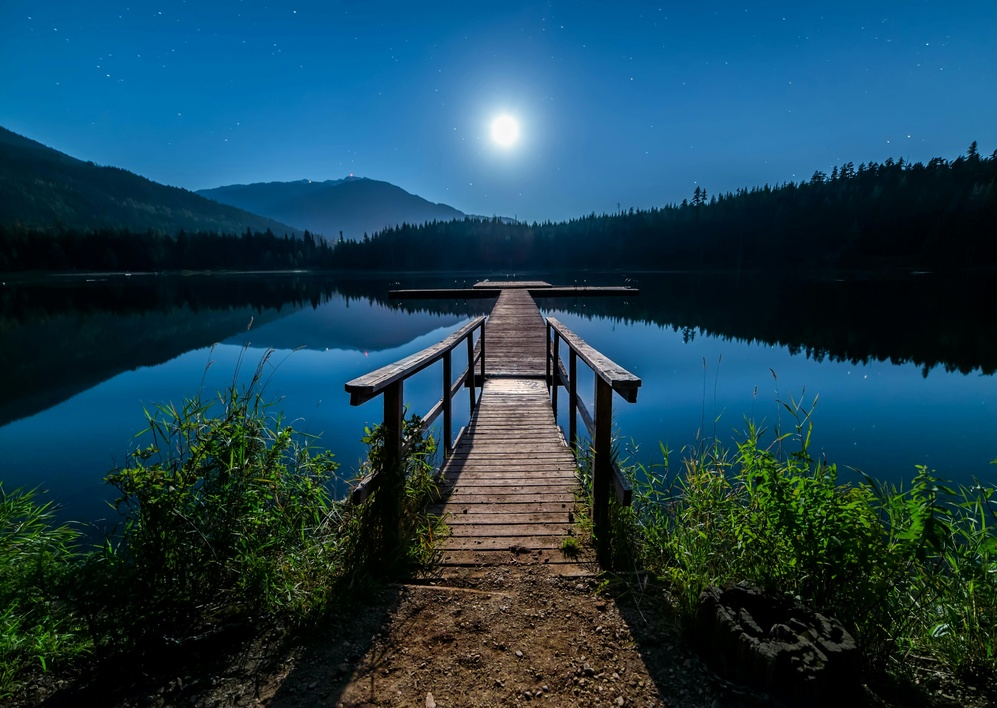
#> input picture img/img02.jpg, 997 x 708 px, shrunk from 5306 x 3770 before the run
$ jupyter execute --allow-errors lu_image_compression.ipynb
#> lines starting #> are read from the running program, lines starting #| are printed output that depends on the picture
[cell 1]
#%pip install opencv-python

[cell 2]
import pandas as pd

[cell 3]
import cv2 as cv
import numpy as np
import matplotlib.pyplot as plt

img = cv.imread("../img/img02.jpg")
#> img is the input picture: shape (708, 997, 3); mean B, G, R 81.9, 64.9, 26.7

print(f"shape of the image: {img.shape}")
#| shape of the image: (708, 997, 3)
plt.axis("off")
plt.imshow(img)
plt.show()

[cell 4]
import os

# size of the current image: (in Byte/10^6 = MB )
#> (the rest of this cell did not finish here and is left out)

[cell 5]
print(f"dtype of each image value: {img[0][0][0].dtype}")
#| dtype of each image value: uint8

[cell 6]

# image size In Memory: RGB
# opencv read function: uncompressed the size of image
size_of_each_item = img.dtype.itemsize
#> size_of_each_item = 1
size = img.shape[0] * img.shape[1] * img.shape[2] * size_of_each_item / 1000000
#> size = 2.12
print(f"Image size in memory RGB: {size:.2f} MB")
#| Image size in memory RGB: 2.12 MB

[cell 7]
# covert the image into gray or black and white image:
gray_image  = cv.cvtColor(src=img,code=cv.COLOR_BGR2GRAY)
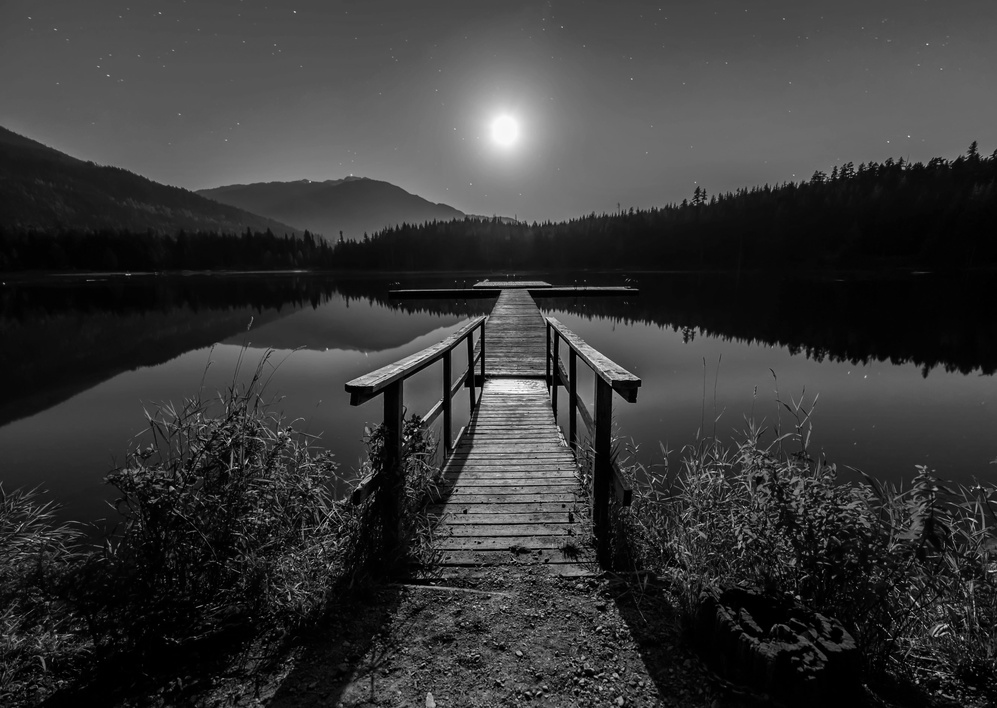
#> gray_image: shape (708, 997); min 0, max 254, mean 55.4
print("Gray Scale image Shape: {gray_image.shape}")
plt.imshow(gray_image)

[cell 8]
# size of gray_scale image in Memory:
gray_scale_img = gray_image.shape[0] * gray_image.shape[1] * gray_image.dtype.itemsize
#> gray_scale_img = 705876
print(f"In Memory gray scale image size: {gray_scale_img/1000000:.2f} MB")
#| In Memory gray scale image size: 0.71 MB

[cell 9]
# save the gray scale image in our disk:
cv.imwrite(filename="../img/gray_image.jpg",img=gray_image)
#> Out = True

[cell 10]
# save the orginal image in our disK:
cv.imwrite(filename="../img/img2_opencv_write.jpg",img=img)
#> Out = True

#> (a cell that did not finish here is left out)

<br>
<br>

# `#Gray scale compression with LU decomposition:`

<br>
<br>

[cell 12]
# P -> Permutation metrix
# P is used reconstruct the metrix
# A = P @ L @ U
from scipy.linalg import lu
P,L,U = lu(gray_image)
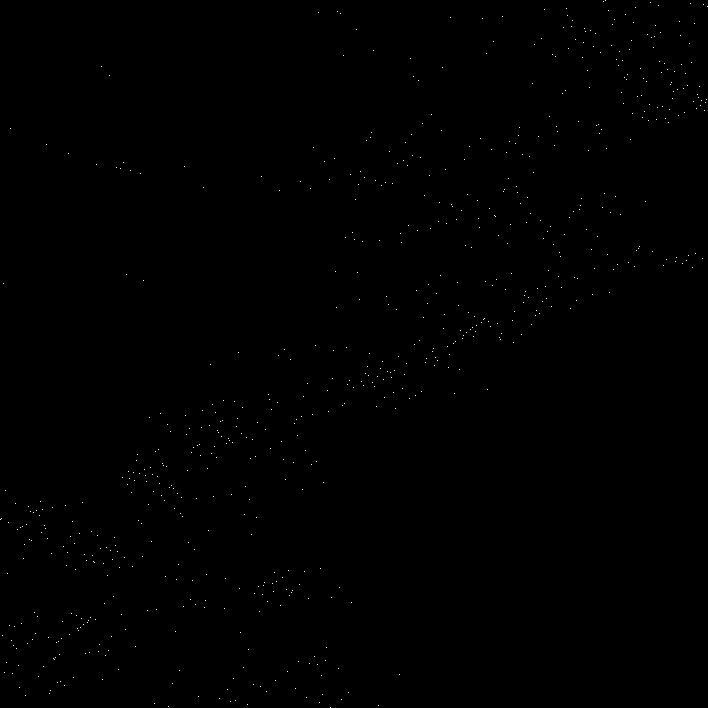
#> P: shape (708, 708) float32; values 0 (black) and 1 (white), 0.14% white in thin lines or dots
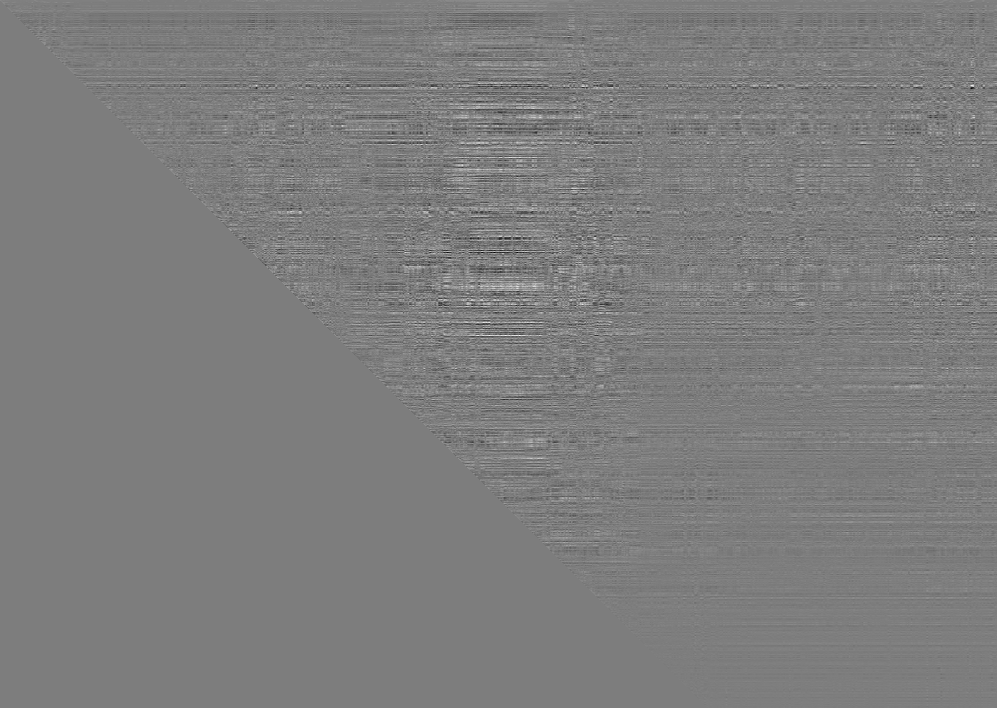
#> U: shape (708, 997) float32; min -1255.2, max 1289, mean 0.4; drawn with min black and max white

[cell 13]
# check the datatype:
gray_image[0][0].dtype

[cell 14]
P.dtype

[cell 15]
# show the compressed image:
fig,ax = plt.subplots(nrows=3,ncols=2,figsize=(10,4))


ax[0][0].imshow(U)
ax[0][0].axis("off")
ax[0][1].imshow(gray_image)
ax[0][1].axis("off")

ax[1][0].imshow(L)
ax[1][0].axis("off")
ax[1][1].imshow(gray_image)
ax[1][1].axis("off")

ax[2][0].imshow(P)
ax[2][0].axis("off")
ax[2][1].imshow(gray_image)
ax[2][1].axis("off")

[cell 16]
P.shape
#> Out = (708, 708)

[cell 17]
# select top: m value from permution metrix:
m = 1000

P_m = P[:,:m]
L_m = L[:m,:m]
U_m = U[:m,:]

[cell 18]
# image reconstruction:
img_recons = P_m @ L_m @ U_m
print(img_recons)
#> (printed output is left out)
"""
We perform: LU decompotion,
to show the image with openCV we need to denormalize the image.
"""
img_uint8 = np.clip(img_recons, 0, 255).astype(np.uint8)
print(img_uint8)
#> (printed output is left out)

[cell 19]
fig,(ax1,ax2) = plt.subplots(nrows=1,ncols=2,figsize=(10,4))

ax1.axis("off")
ax1.set_title("Image uint")
ax1.imshow(img_uint8)

ax2.set_title("Image recons float")
ax2.axis("off")
ax2.imshow(img_recons)

[cell 20]
cv.imwrite(filename="../img/lu_decom.jpg",img=img_uint8)
os.path.getsize("../img/lu_decom.jpg")/1000000

<br>
<br>

# `# Image compression using  Single Value Decomosition(SVD):`

<br>
<br>

[cell 21]
# rank of our gray_scale image matrix:
np.linalg.matrix_rank(gray_image)
#> Out = 708

[cell 22]
# perform single value decomposition:
U,S,V = np.linalg.svd(gray_image,full_matrices=False)
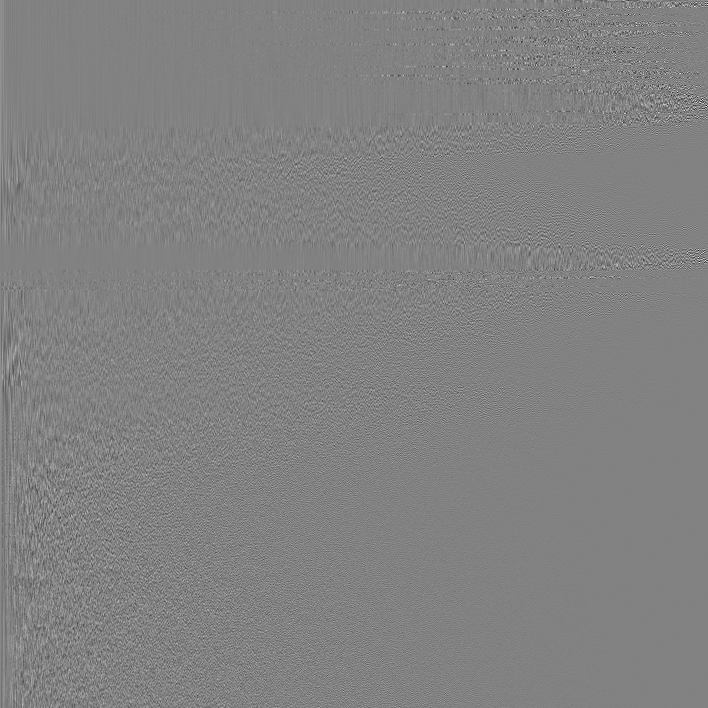
#> U: shape (708, 708) float64; min -0.457, max 0.44, mean 2.05e-05; drawn with min black and max white
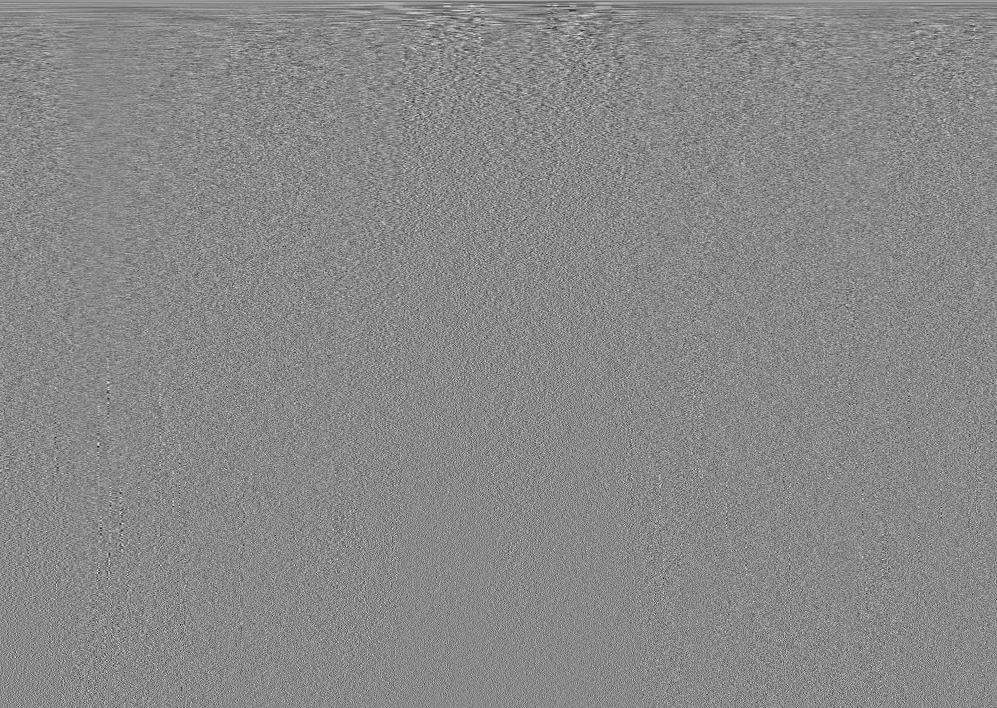
#> V: shape (708, 997) float64; min -0.237, max 0.203, mean 6.08e-05; drawn with min black and max white
#> S = 708 values, max 54368.5 at index 0, min 3.04 at index 707, mean 492.4
digonal_matrix = np.diag(S)

[cell 23]
# select the Top: K value:

k = 30

U_k = U[:, :k]
S_k = digonal_matrix[:k, :k]
V_k = V[:k, :]

[cell 24]
# reconstruct the image:
compressed_image = U_k @ S_k @ V_k
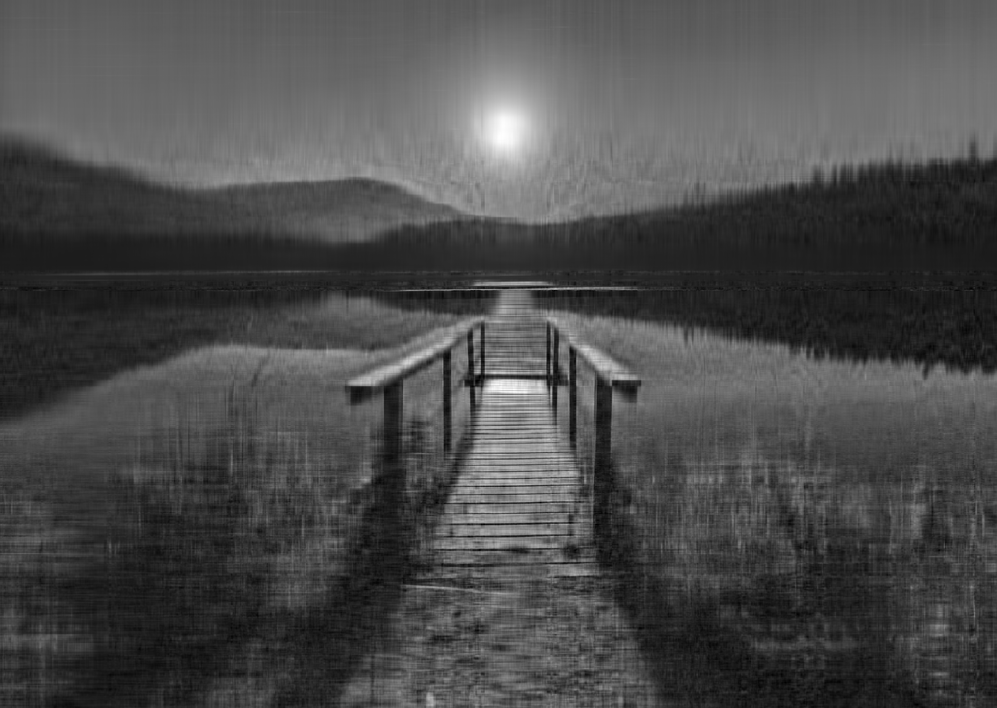
#> compressed_image: shape (708, 997) float64; min -28.85, max 255.2, mean 55.4; drawn with min black and max white

[cell 25]
print("compressed image shape: {}".format(compressed_image.shape))
#| compressed image shape: (708, 997)
print("compressed_image: {}".format(compressed_image))
#> (printed output is left out)

[cell 26]
svd_img_comp = np.clip(compressed_image,0,255).astype(np.uint8)
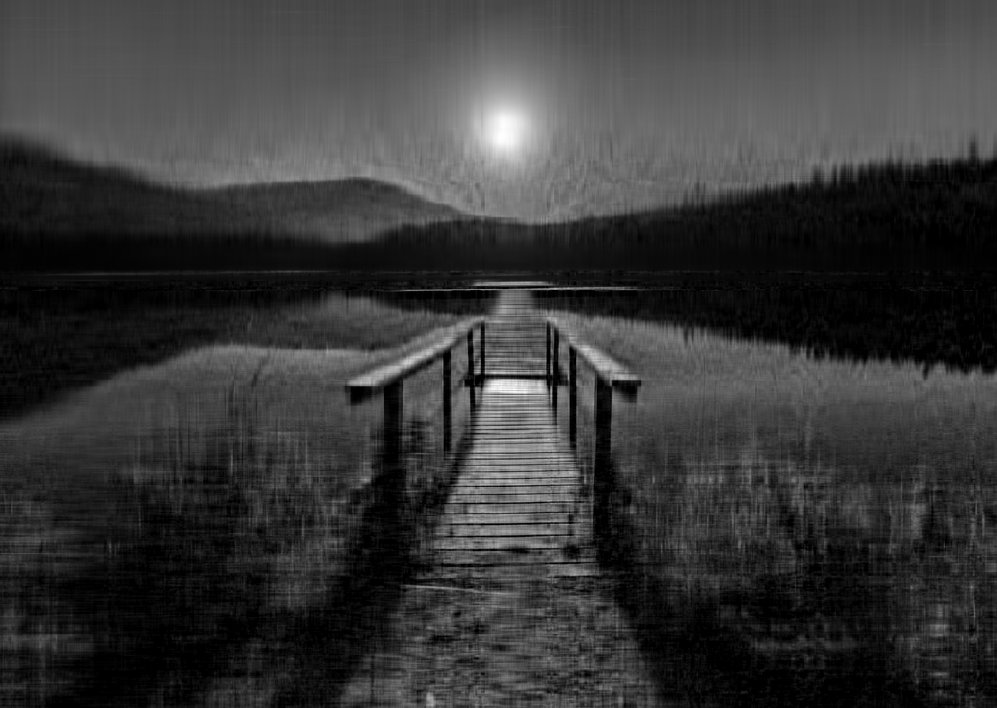
#> svd_img_comp: shape (708, 997); min 0, max 255, mean 55

[cell 27]
fg,(ax1,ax2) = plt.subplots(nrows=1,ncols=2,figsize=(10,4))

ax1.axis("off")
ax1.set_title("Original Gray Scale Image")
ax1.imshow(gray_image)


ax2.axis("off")
ax2.set_title("Compressed Image")
ax2.imshow(compressed_image)
plt.show()

$ run again, with img/lu_decom.jpg copied over img/img02.jpg
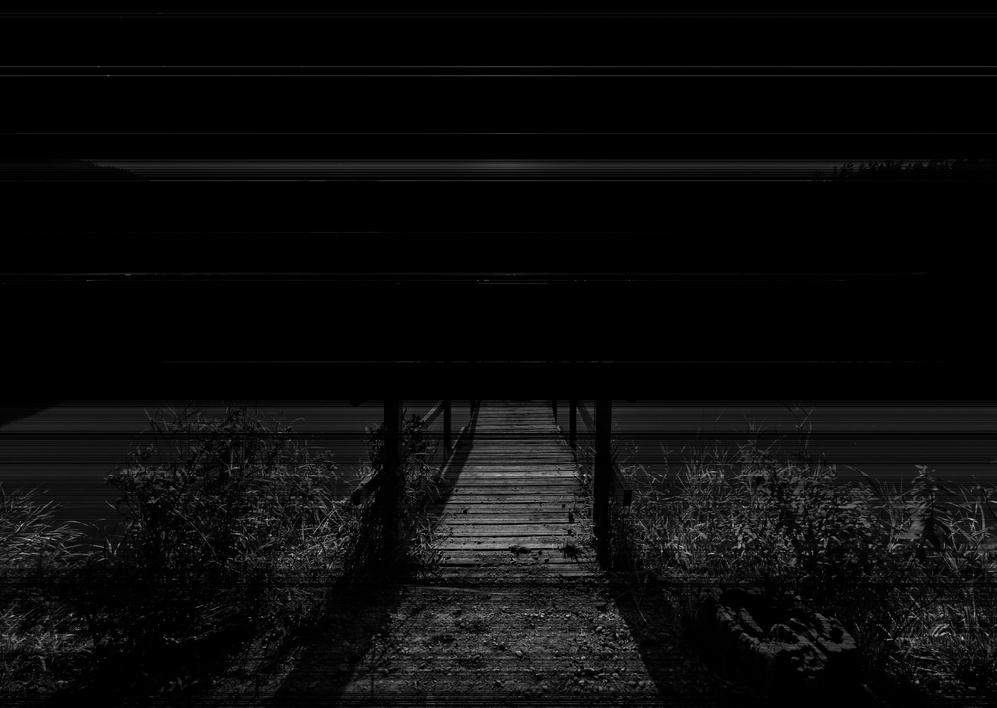
#> input picture img/lu_decom.jpg, 997 x 708 px, shrunk from 5306 x 3770 before the run
#> img is the input picture: shape (708, 997, 3); min 0, max 219, mean 10.9
#| shape of the image: (708, 997, 3)
#| dtype of each image value: uint8
#| Image size in memory RGB: 2.12 MB
#| In Memory gray scale image size: 0.71 MB
#> `cv.imwrite(filename="../img/gray_image.jpg",img=gray_image)`: Out = True
#> `P,L,U = lu(gray_image)`:
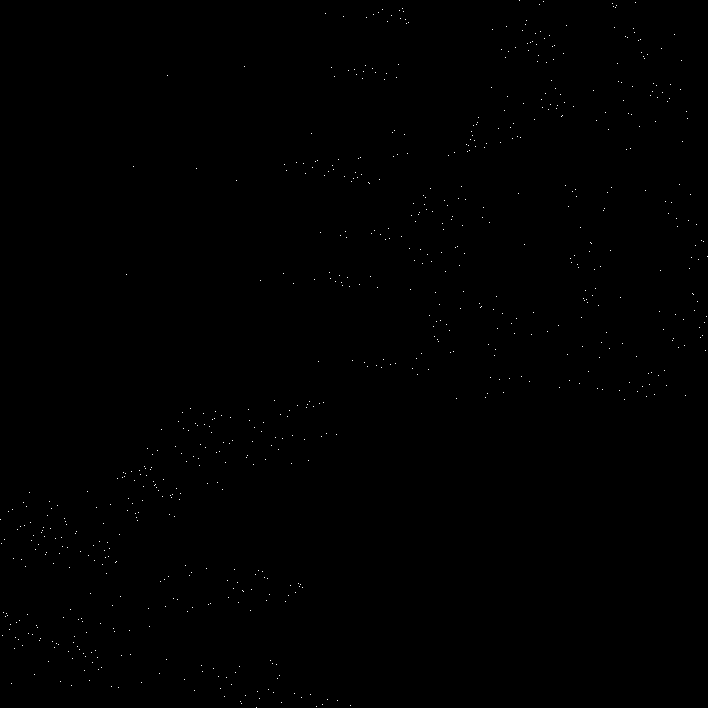
#> P: shape (708, 708) float32; values 0 (black) and 1 (white), 0.14% white in thin lines or dots
#> (printed output is left out)
#> (printed output is left out)
#> `np.linalg.matrix_rank(gray_image)`: Out = 416
#> S = 708 values, max 16285.7 at index 0, min 6.66e-13 at index 707, mean 205.9
#> `compressed_image = U_k @ S_k @ V_k`:
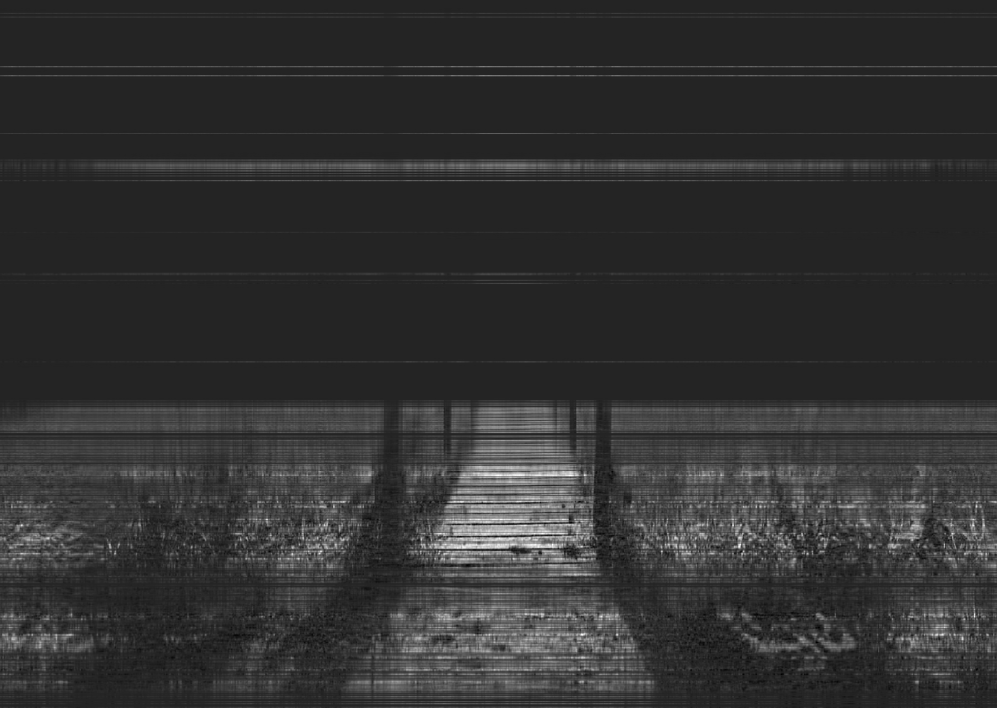
#> compressed_image: shape (708, 997) float64; min -27.86, max 169.3, mean 10.9; drawn with min black and max white
#| compressed image shape: (708, 997)
#> (printed output is left out)
